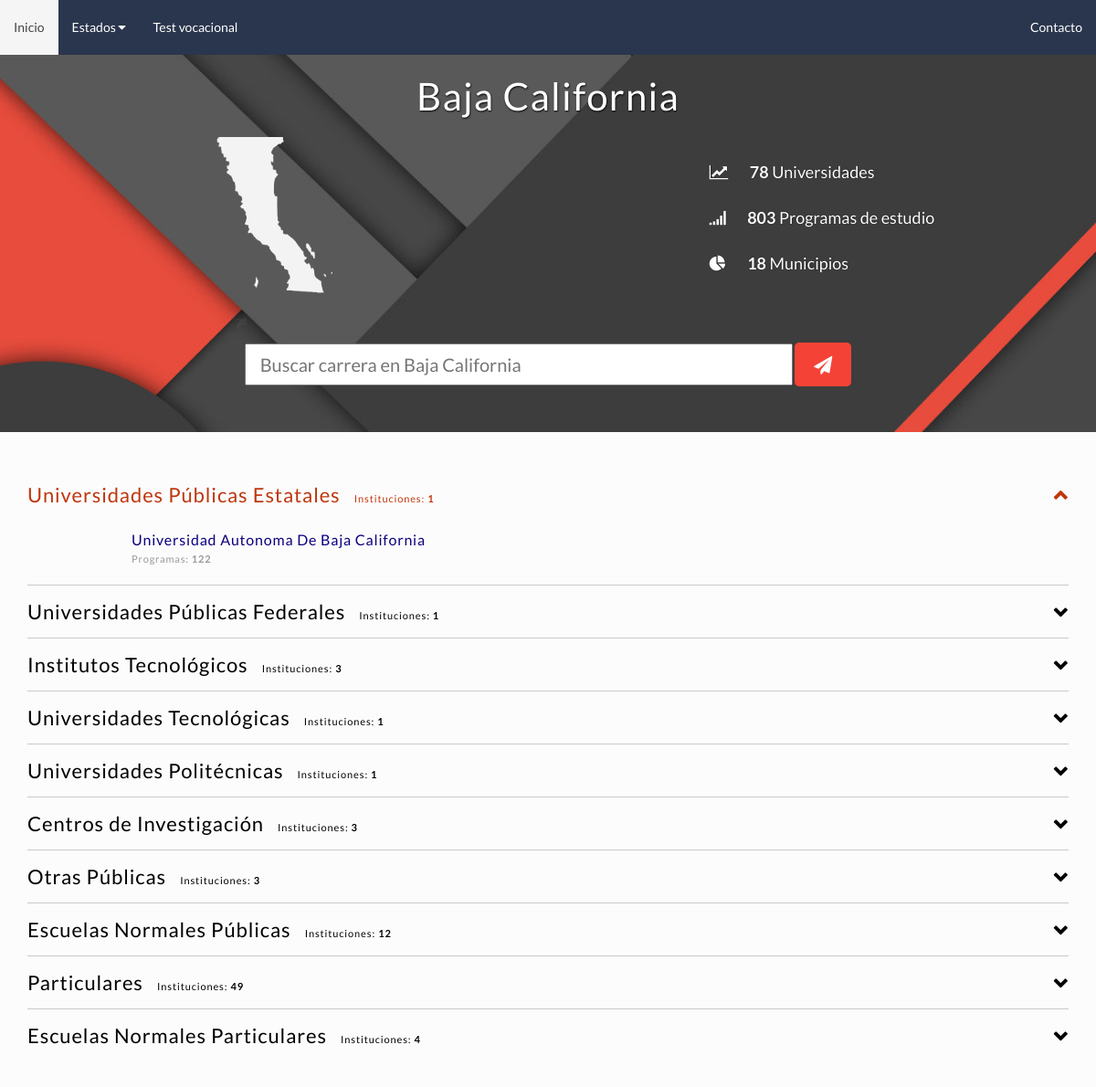
/estado/82/, run on the app's committed database.
### unsearch/models.py (models this page shows)
class Estado(models.Model):
	nombre = models.CharField(max_length=50)
	imagen = models.ImageField(null=True, blank=True)
	municipios = models.IntegerField(default=0)
	class Meta:
		verbose_name = "Estado"
		verbose_name_plural = "Estados"
	def __str__(self):
		return self.nombre

class Universidad(models.Model):
	estado = models.ForeignKey('unsearch.Estado', related_name='universidades')
	nombre = models.CharField(max_length=150)
	tipo = models.CharField(max_length=50) # Privada, publica, etc
	sitio_web = models.CharField(max_length=75, blank=True, null=True)
	class Meta:
		verbose_name = "Universidad"
		verbose_name_plural = "Universidades"
	def __str__(self):
		return self.nombre

### unsearch/views.py (the view)
# urls.py: url(r'^estado/(?P<pk>[0-9]+)/$', views.estado, name='estado'),
def estado(request, pk):
	estado = get_object_or_404(Estado, pk=pk)
	num_carreras = Carrera.objects.filter(universidad__estado__pk=pk).count
	universidades = Universidad.objects.filter(estado__pk=pk)
	return render(request,'unsearch/estado.html', {'estado':estado, 'carreras':num_carreras, 'universidades':universidades})

### unsearch/templates/unsearch/estado.html (shortened to what this page needs)
{% extends "unsearch/parts/base.html" %}
{% load staticfiles %}
{% block nav-global %}
	{% include "unsearch/parts/navbar.html" %}
{% endblock nav-global %}
{% block content %}
<div class="bg-estado">
	<div id="bloque-estado" class="simple-blur mb-10">
		<h2 class="b-title mb-30 fn-center fn-42 fn-light">{{estado}}</h2>
		<div class="uk-grid grid-reset">
			<div class="uk-width-1-2 uk-hidden-small fn-center"><img src="{{MEDIA_URL}}{{estado.imagen.url}}" alt="{{MEDIA_URL}}{{estado.imagen.url}}"></div>
			<div class="uk-width-medium-1-2 uk-width-small-1-1 vertical-flex fn-18 fn-light">
				<ul class="uk-list">
					<li class="uk-list-line"><i class="uk-icon-line-chart"></i> <b>{{estado.universidades.count}}</b> Universidades</li>
					<li class="uk-list-line"><i class="uk-icon-signal"></i> <b>{{carreras}}</b> Programas de estudio</li>
					<li class="uk-list-line"><i class="uk-icon-pie-chart"></i> <b>18</b> Municipios</li>
				</ul>
			</div>
		</div>
		<div class="fn-center">
			<form class="buscador-principal" method="POST" action="{% url 'unsearch:estado_buscar' pk=estado.pk %}">
				<div class="uk-form-icon">
					<input type="text" name="busqueda" placeholder="Buscar carrera en {{estado}}" autofocus>
				</div>
				<button><i class="uk-icon-paper-plane"></i></button>
			</form>
		</div>
	</div>
</div>
{% regroup universidades by tipo as tipo_list %}
<div class="bloque-contenido" id="lista-universidades">
	<div class="uk-accordion" data-uk-accordion="{collapse: false}">
	{% for tipo in tipo_list %}
		<button class="uk-accordion-title">
			<span class="pr-5">{{tipo.grouper}}</span>
			<span class="uk-text-small uk-hidden-small">Instituciones: <b>{{tipo.list|length}}</b></span>
		</button>
		<div class="uk-accordion-content">
			<div class="uk-grid uk-grid-margin">
			{% for universidad in tipo.list %}
				<article class="uk-width-1-1 uk-comment">
					<a class="uk-comment-header" href="{% url 'unsearch:universidad' pk=universidad.pk %}">
						<h4 class="uk-comment-title">{{universidad|title}}</h4>
						<div class="uk-comment-meta">Programas: <b>{{universidad.carreras.count}}</b></div>
					</a>
				</article>
			{% endfor %}
			</div>
		</div>
	{% endfor %}
	</div>
</div>
{% endblock content %}

### unsearch/static/css/main.css (style rules this page uses)
.simple-blur { -webkit-backdrop-filter:blur(10px);background-color:transparent }
.bg-estado { background:#fff url("../img/material.jpg") no-repeat center top;background-size:cover;border:0 }
.fn-18 { font-size:18px }
.fn-42 { font-size:42px }
.fn-light { color:#fff }
.fn-center { text-align:center }
.bloque-contenido { padding:30px }
.grid-reset>* { padding-left:0 }
.mb-10 { margin-bottom:10px }
.mb-30 { margin-bottom:30px }
.pr-5 { margin-right:5px }
.pr-5 { padding-right:5px }
.vertical-flex { display:flex;align-items:center;justify-content:center }
html { -webkit-box-sizing:border-box;-moz-box-sizing:border-box;box-sizing:border-box;background-color:#FCFCFC }
*,*:before,*:after { -webkit-box-sizing:inherit;-moz-box-sizing:inherit;box-sizing:inherit }
body { background-color:#FCFCFC;text-rendering:optimizeLegibility }
html,body,h1,h2,h3,h4,h5,h6,p,input,button,a { font-family:'Lato', sans-serif }
a { color:#007AFF }
.buscador-principal input { width:100%;line-height:40px;font-size:20px }
.buscador-principal button { color:white;background-color:#f44336;border:1px solid transparent;border-radius:5px;line-height:46px;font-size:20px;padding:0 20px;-webkit-transition:all 0.1 0.5s;transition:all 0.1 0.5s }
.uk-grid { margin:0 }
.uk-form-icon { width:calc(100% - 80px);max-width:800px }
.uk-form-icon:not(.uk-form-icon-flip)>input { padding-left:15px !important }
#bloque-estado { padding-top:30px;padding-bottom:30px;text-shadow:.2px .2px 1px #000 }
#bloque-estado .b-title { letter-spacing:1.2px;text-shadow:.5px .5px 2px #000 }
#bloque-estado img { max-height:175px;max-width:175px;-ms-filter:"progid:DXImageTransform.Microsoft.Dropshadow(OffX=3, OffY=3, Color='#444')";filter:"progid:DXImageTransform.Microsoft.Dropshadow(OffX=3, OffY=3, Color='#444')";-webkit-filter:drop-shadow(3px 3px 6px rgba(0,0,0,0.3));filter:url(#drop-shadow) }
#bloque-estado li { margin-bottom:30px }
#bloque-estado li i { margin-right:20px }
#bloque-estado li:last-child { margin-bottom:0 }
#bloque-estado .buscador-principal { margin-top:50px;margin-bottom:20px }
#bloque-estado .buscador-principal .uk-form-icon { max-width:600px }
button.uk-accordion-title { color:#000;background-color:#FCFCFC;border:none;border-top:1px solid rgba(0,0,0,0.2);cursor:pointer;padding:15px 0;width:100%;outline:none;font-size:22px;letter-spacing:.9px;transition:all .1s;text-align:left;vertical-align:middle }
.uk-accordion .uk-accordion-title:first-of-type { border:none }
button.uk-accordion-title.uk-active { color:#BF360C }
button.uk-accordion-title:after { content:'\f078';font-family:FontAwesome;font-size:16px;margin-left:auto;float:right;padding-top:5px;font-weight:bold }
button.uk-accordion-title.uk-active:after { content:"\f077" }
div.uk-accordion-content { transition:visibility 0s, opacity 0.5s linear;padding-left:10%;padding-right:0 }
div.uk-accordion-content .uk-comment { margin-bottom:15px;letter-spacing:.8px;padding:5px 0 }
div.uk-accordion-content .uk-comment-title { color:#0b0080 }

### data on the page
Estado: nombre "Baja California", imagen (picture), universidades.count "78", busqueda "Buscar carrera en Baja California"
Universidad: grouper "Universidades Públicas Estatales", nombre "Universidad Autonoma De Baja California", carreras.count "122"
Universidad: grouper "Universidades Públicas Federales"
Universidad: grouper "Institutos Tecnológicos"
Universidad: grouper "Universidades Tecnológicas"
Universidad: grouper "Universidades Politécnicas"
Universidad: grouper "Centros de Investigación"
Universidad: grouper "Otras Públicas"
Universidad: grouper "Escuelas Normales Públicas"
Universidad: grouper "Particulares"
Universidad: grouper "Escuelas Normales Particulares"

### other printed values
{{ carreras }} "803"
{{ tipo.list|length }} "1" "1" "3" "1" "1" "3" "3" "12" "49" "4"
